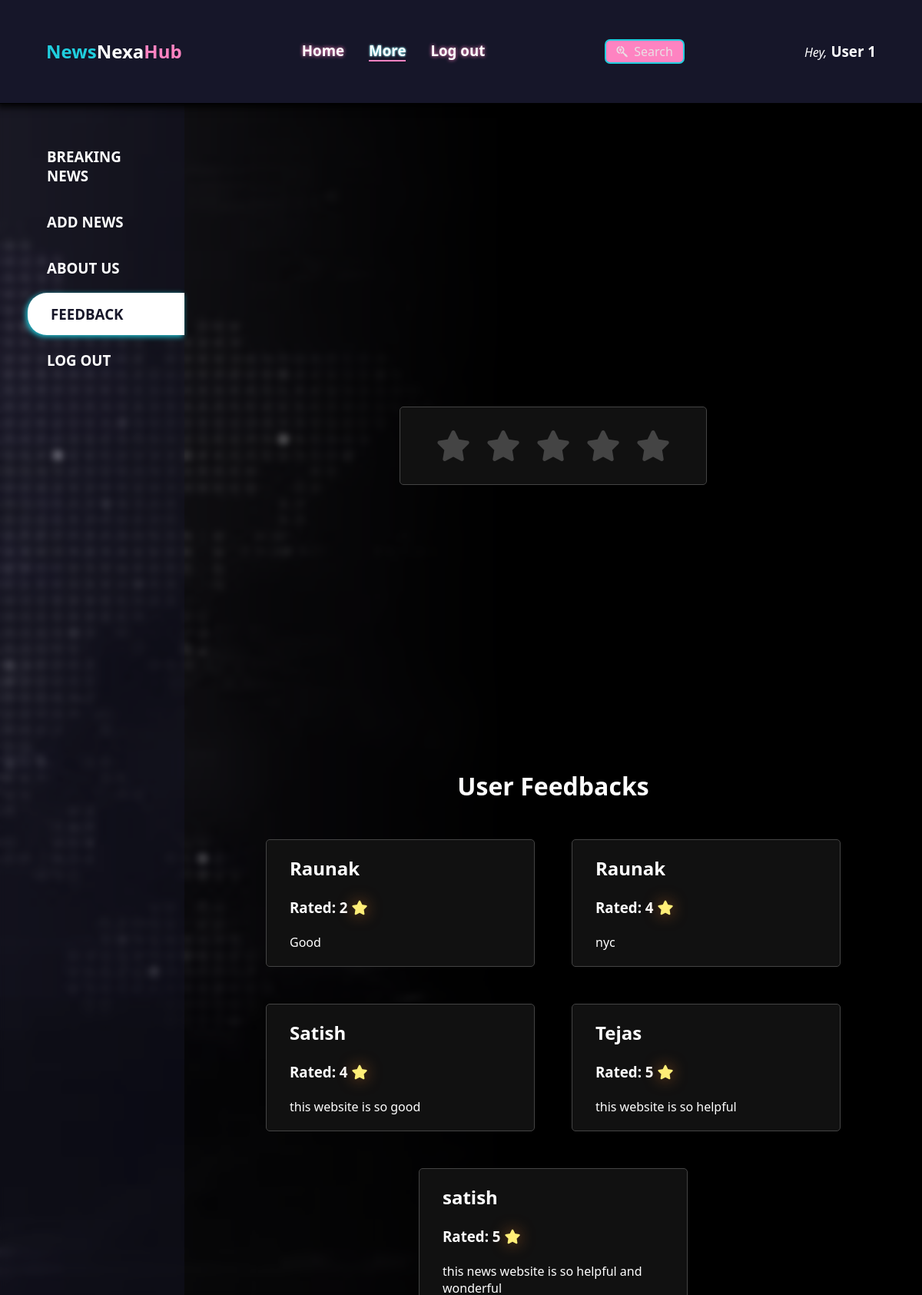
Page /pages/feedback.php (signed in) on the committed database.
### tables this page shows
CREATE TABLE `feedback` (
  `id` int(11) NOT NULL,
  `username` varchar(255) NOT NULL,
  `feedback` text NOT NULL,
  `stars` int(11) NOT NULL
);

### pages/feedback.php (the view, shortened to what this page needs)
<?php
  $mysqli = require __DIR__ . '/../php/dbcon.php';
  $sql = "select * from feedback";
  $result = $mysqli->query($sql);
	$username = $_SESSION['username'];
?>
<!DOCTYPE html>
<html lang="en">
  <head>
    <link rel="stylesheet" href="../css/resets.css" />
    <link rel="stylesheet" href="../css/nav.css" />
    <link rel="stylesheet" href="../css/aside.css" />
    <link rel="stylesheet" href="../css/feedback.css" />
  </head>
  <body>
    <nav>
      <div class="main-container">
        <div class="logo">
          <h1><span>News</span>Nexa<span>Hub</span></h1>
        </div>
        <div class="nav-links">
          <ul>
            <li class="hover-link">
              <a href="home.php">
                <h3>Home</h3>
              </a>
            </li>
            <li class="hover-link active">
              <a href="#">
                <h3>More</h3>
              </a>
            </li>
            <li class="hover-link">
              <a href="../php/logout.php">
                <h3>Log out</h3>
              </a>
            </li>
          </ul>
        </div>
        <div class="search-bar">
          <a href="home.php">
            <button id="search-btn" class="btn"><i class="fa-brands fa-searchengin"></i>&nbsp;&nbsp;Search</button>
          </a>
        </div>
        <div class="user-name">
          <i>Hey,</i>
          <h3><?php echo $username; ?></h3>
        </div>
      </div>
    </nav>
    <aside>
      <div class="menu">
        <a href="breaking-news.php">
            <h3>Breaking News</h3>
        </a>
        <a href="add-news.php">
            <h3>Add News</h3>
        </a>
        <a href="about-us.php">
            <h3>About Us</h3>
        </a>
        <a href="feedback.php">
            <h3  class="active">Feedback</h3>
        </a>
        <a href="../php/logout.php">
            <h3>Log out</h3>
        </a>
      </div>
    </aside>
    <main>
    <div class="star-area">
      <form action="../php/process-feedback.php" method="post">
        <div class="container">
          <div class="star-widget">
            <label for="rate-5" class="fas fa-star"></label>
            <label for="rate-4" class="fas fa-star"></label>
            <label for="rate-3" class="fas fa-star"></label>
            <label for="rate-2" class="fas fa-star"></label>
            <label for="rate-1" class="fas fa-star"></label>
          </div>
        </div>
      </form>
    </div>
    <div class="feedback-area">
      <h1 class="fb-head">User Feedbacks</h1>
      <?php
        while($row = $result->fetch_assoc()) {
        $fusername = $row['username'];
        $feedback = $row['feedback'];
        $stars = $row['stars'];
        echo "<div class='feedback-box'>
        <h2>$fusername</h2>
        <br>
        <h3>Rated: $stars <span class='fas fa-star show-star'</span></h3>
        <br>
        <p>$feedback</p>
        </div>";
        }
      ?>
    </div>
    </main>
  </body>
</html>

### css/nav.css (style rules this page uses)
.logo span:first-child { color: var(--accent-color); }
.logo span:last-child { color: var(--accent-color-2); }
.hover-link { text-shadow: 0px 0px 5px var(--accent-color-2); transition: all 0.3s; }
.hover-link:active, .hover-link.active { border-bottom: 2px solid var(--accent-color-2); text-shadow: 0px 0px 2px var(--accent-color), 0px 0px 3px var(--secondary-text-color); }
.btn { background-color: var(--accent-color-2); color: var(--secondary-text-color); padding: 3px 13px; border-radius: 7px; border: 2px solid var(--accent-color); font-weight: 500; font-size: 1rem; transition: all 0.3s; }
nav { background-color: var(--secondary-bg-color); position: fixed; top: 0; z-index: 99; width: 100vw; height: 8vh; box-shadow: 0px 0px 10px 4px var(--tertiary-bg-color); border-bottom: 1px solid var(--tertiary-bg-color); }
nav .main-container { display: flex; align-items: center; justify-content: space-between; height: 100%; }
.nav-links ul { display: flex; gap: 2rem; list-style: none; }
.user-name { display: flex; gap: 5px; align-items: baseline; }

### css/aside.css (style rules this page uses)
aside { height: 92vh; width: 20%; position: fixed; bottom: 0; background: var(--transparent-bg-color); }
.menu { padding-left: 3vw; padding-top: 3vw; }
.menu h3 { display: block; margin-block: 5px; padding: 15px 25px; text-transform: uppercase; color: #fff; border-top-left-radius: 25px; border-bottom-left-radius: 25px; margin-bottom: 1px; transition: all ease 0.3s; }
.menu h3.active { background: var(--primary-text-color); color: var(--secondary-bg-color); box-shadow: -2px 2px 7px var(--accent-color); padding-left: 30px; }
main { position: fixed; width: 80%; height: 92vh; right: 0; bottom: 0; padding: 1.5rem; overflow-x: hidden; overflow-y: scroll; }

### css/feedback.css (style rules this page uses)
.star-area { display: grid; height: 50vh; place-items: center; text-align: center; }
.container { position: relative; width: 400px; background: #111; padding: 20px 30px; border: 1px solid #444; border-radius: 5px; display: flex; align-items: center; justify-content: center; flex-direction: column; }
.star-widget label { font-size: 40px; color: #444; padding: 10px; float: right; transition: all 0.2s ease; }
.feedback-area { color: white; display: flex; gap: 3rem; justify-content: center; flex-wrap: wrap; }
.fb-head { text-align: center; width: 100%; }
.show-star { color: #fe7; text-shadow: 0 0 20px #952; }
.feedback-box { width: 350px; background: #111; padding: 20px 30px; border: 1px solid #444; border-radius: 5px; }

### rows in the picture
feedback: username "Raunak", stars "2", feedback "Good"
feedback: username "Raunak", stars "4", feedback "nyc"
feedback: username "Satish", stars "4", feedback "this website is so good"
feedback: username "Tejas", stars "5", feedback "this website is so helpful"
feedback: username "satish", stars "5"

### other values in the picture
$username "User 1"
